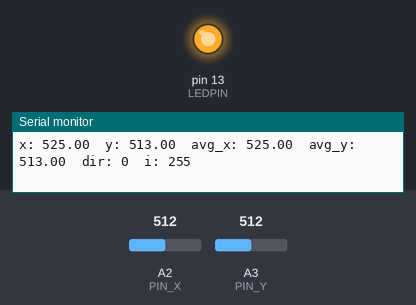
Recording of a sketch running on a simulated Arduino Uno, built with avr-gcc and run on an emulated ATmega328P. Shown: output pins drawn as LEDs (lit = HIGH), the last lines printed to the serial monitor. Dashed ring = blinking. The test bench sets the inputs (shaded band); at power-on: A2 (PIN_X) = 512, A3 (PIN_Y) = 512.

Above: at 1.2 s.
1.3 s: A2 (PIN_X) set to 585
4.3 s: A2 (PIN_X) set to 607
At 5.6 s:
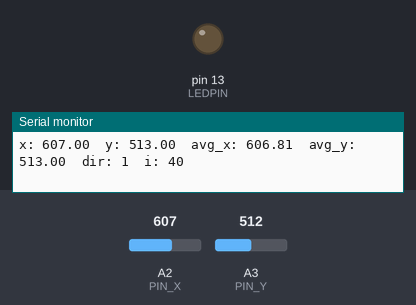
7.3 s: A3 (PIN_Y) set to 716
10.3 s: A3 (PIN_Y) set to 703
13.3 s: A3 (PIN_Y) set to 696
16.3 s: A2 (PIN_X) set to 900
At 16.88 s:
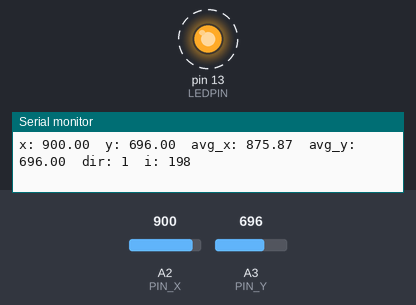
Timing chart, 0 to 20.3 s (numbered marks = the images above; inputs shaded):
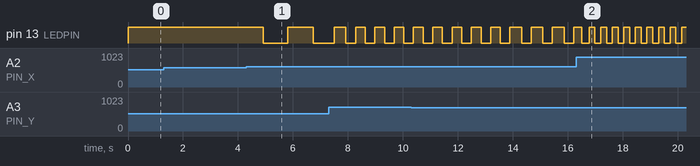

The sketch:

joystick.ino
```cpp
/*
 * Exercise 4 - Joystick
 *
 * Floating point arithmetic is slower than integer arithmetic.
 * However, more complex testing would need to occur in order
 * to draw concrete conclusions.
 */

// Joystick defines
#define PIN_X       2
#define PIN_Y       3
#define RESTING_X   525
#define RESTING_Y   513
#define DEAD_X_MAX  550
#define DEAD_X_MIN  450
#define DEAD_Y_MAX  560
#define DEAD_Y_MIN  480
#define MAX_DIST    512
#define ALPHA       0.3

// LED defines
#define MIN         0
#define MAX         255
#define LEDPIN      13
#define WAIT        (3000 / 2) / (MAX / 5)
#define MAX_INCR    130

void setup() {
  Serial.begin(9600);
}

double lowPassFilter(double x, double avg) {
  double average = (ALPHA * x) + ((1 - ALPHA) * avg);
  return average;
}

void loop() {
  static double average_x = 525;    // resting value
  static double average_y = 513;    // resting value
  static double x = 0;
  static double y = 0;
  static double dist = 0;
  static bool dir = false;          // direction of LED fade. true = brighter.
  static double incr = 5;
  static int i = MAX;

  x = analogRead(PIN_X);
  y = analogRead(PIN_Y);

  // Check dead band
  if ((x > 500) && (x < 600)) {
    x = RESTING_X;
  }
  if ((y > 500) && (y < 600)) {
    y = RESTING_Y;
  }

  // Apply low pass filter
  average_x = lowPassFilter(x, average_x);
  average_y = lowPassFilter(y, average_y);

  // Change LED breathing rate
  if (((average_x <= DEAD_X_MAX) && (average_x >= DEAD_X_MIN))
      && ((average_y <= DEAD_Y_MAX) && (average_y >= DEAD_Y_MIN))) {
    incr = 0;
    i = MAX;
  } else {
    dist = sqrt(pow(abs(average_x - RESTING_X), 2) + pow(abs(average_y - RESTING_Y), 2));
    if (dist > MAX_DIST) dist = MAX_DIST;
    incr = ((dist) / MAX_DIST) * MAX_INCR;

    if (dir) {
      i += incr;
    } else {
      i -= incr;
    }
  }

  // Clip the LED value to the (0,255) range
  if (i >= MAX) {
    i = MAX;
    dir = false;
  } else if (i <= MIN) {
    i = MIN;
    dir = true;
  }

  // Write to the LED
  analogWrite(LEDPIN, i);
  delay(WAIT);

  Serial.print("x: ");
  Serial.print(x);
  Serial.print("  y: ");
  Serial.print(y);
  Serial.print("  avg_x: ");
  Serial.print(average_x);
  Serial.print("  avg_y: ");
  Serial.print(average_y);
  Serial.print("  dir: ");
  Serial.print(dir);
  Serial.print("  i: ");
  Serial.println(i);
}
```

Measured:
- the behaviour switches between 599 and 600 on A2 (PIN_X) (found by bisection; images 0 and 1)
- after the input at 4.3 s, pin 13 (LEDPIN): HIGH → LOW after 0.61 s, → HIGH 0.91 s later, → LOW 0.92 s later
- after the input at 16.3 s, pin 13 (LEDPIN): alternates HIGH for 0.21 s and LOW for 0.21 s, starting after 0.20 s
